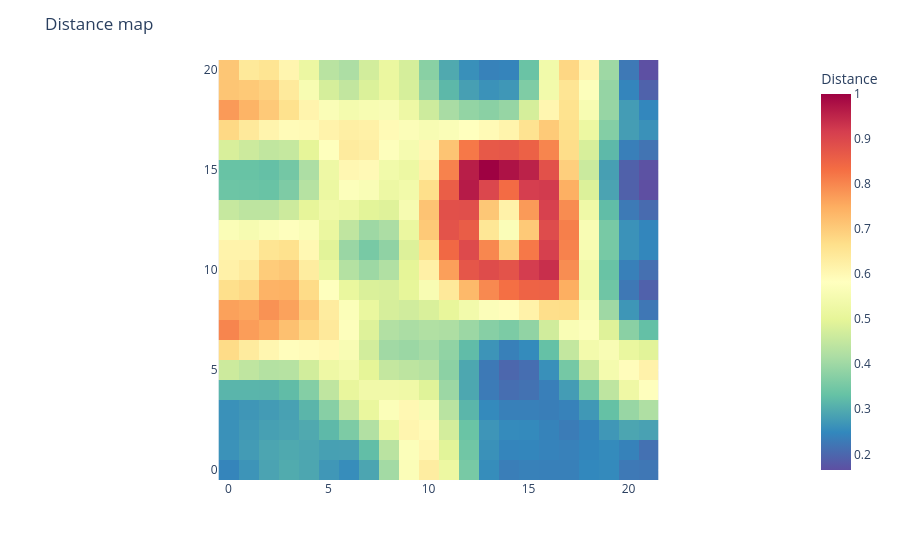
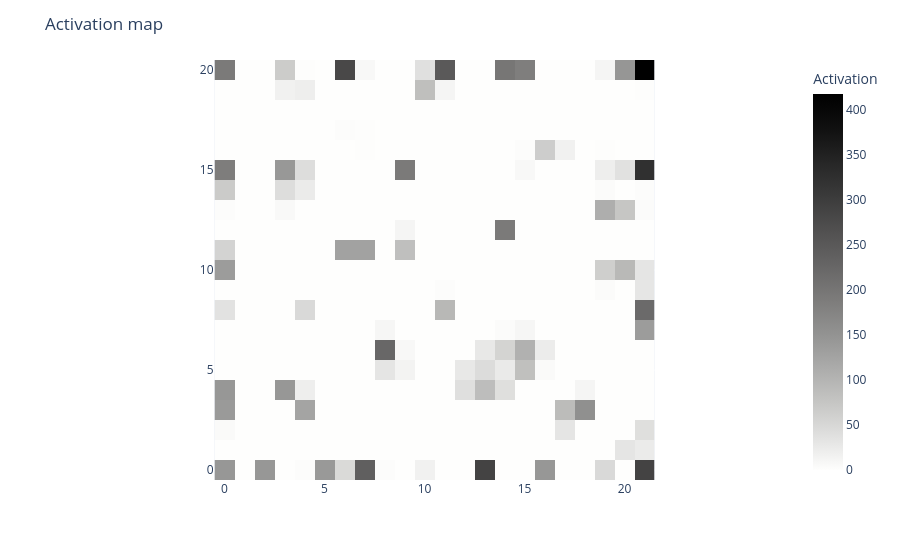

The code cell stored with these charts, in order, in its notebook:
### Code cell
# traditional visuals
basin.legacy_pond().visualize_distance_map();
basin.legacy_pond().visualize_activation_map();

### Figure 1 — Plotly figure (JSON) as saved in the notebook; plotly's stock layout.template omitted (floating-point values rounded to 4 significant figures; data arrays with more than 128 entries replaced by an {"elided": "..."} marker saying what was removed)
{"data": [{"coloraxis": "coloraxis", "name": "0", "z": {"elided": "21x22 float values"}, "type": "heatmap", "xaxis": "x", "yaxis": "y", "hovertemplate": "x: %{x}<br>y: %{y}<br>Distance: %{z}<extra></extra>"}], "layout": {"xaxis": {"anchor": "y", "domain": [0.0, 1.0], "scaleanchor": "y", "constrain": "domain"}, "yaxis": {"anchor": "x", "domain": [0.0, 1.0], "autorange": true, "constrain": "domain"}, "coloraxis": {"colorbar": {"title": {"text": "Distance"}}, "colorscale": [[0.0, "rgb(94,79,162)"], [0.1, "rgb(50,136,189)"], [0.2, "rgb(102,194,165)"], [0.3, "rgb(171,221,164)"], [0.4, "rgb(230,245,152)"], [0.5, "rgb(255,255,191)"], [0.6, "rgb(254,224,139)"], [0.7, "rgb(253,174,97)"], [0.8, "rgb(244,109,67)"], [0.9, "rgb(213,62,79)"], [1.0, "rgb(158,1,66)"]], "autocolorscale": false}, "margin": {"t": 60}, "title": {"text": "Distance map"}, "autosize": true, "showlegend": true}}

### Figure 2 — Plotly figure (JSON) as saved in the notebook; plotly's stock layout.template omitted (floating-point values rounded to 4 significant figures; data arrays with more than 128 entries replaced by an {"elided": "..."} marker saying what was removed)
{"data": [{"coloraxis": "coloraxis", "name": "0", "z": {"elided": "21x22 int values"}, "type": "heatmap", "xaxis": "x", "yaxis": "y", "hovertemplate": "x: %{x}<br>y: %{y}<br>Activation: %{z}<extra></extra>"}], "layout": {"xaxis": {"anchor": "y", "domain": [0.0, 1.0], "scaleanchor": "y", "constrain": "domain"}, "yaxis": {"anchor": "x", "domain": [0.0, 1.0], "autorange": true, "constrain": "domain"}, "coloraxis": {"colorbar": {"title": {"text": "Activation"}}, "colorscale": [[0.0, "rgb(254, 254, 253)"], [0.09091, "rgb(224, 224, 223)"], [0.1818, "rgb(197, 197, 195)"], [0.2727, "rgb(171, 171, 170)"], [0.3636, "rgb(146, 146, 145)"], [0.4545, "rgb(124, 123, 122)"], [0.5455, "rgb(102, 101, 101)"], [0.6364, "rgb(81, 80, 80)"], [0.7273, "rgb(59, 59, 59)"], [0.8182, "rgb(38, 38, 38)"], [0.9091, "rgb(16, 16, 16)"], [1.0, "rgb(0, 0, 0)"]], "autocolorscale": false}, "margin": {"t": 60}, "title": {"text": "Activation map"}, "autosize": true, "showlegend": true}}
